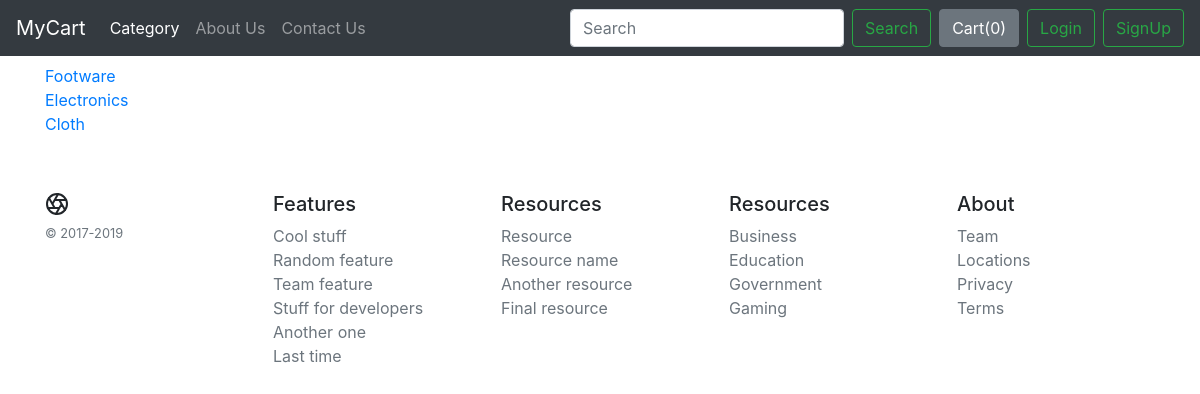
Screenshot of /shop/allcategory/ with the database file from the repository.
### shop/models.py (models this page shows, shortened)
class Product(models.Model):
    product_id = models.AutoField
    product_name = models.CharField(max_length=50)
    category = models.CharField(max_length=50, default="")
    subcategory = models.CharField(max_length=50, default="")
    price = models.IntegerField(default=0)
    desc = models.CharField(max_length=300)
    pub_date = models.DateField()
    image = models.ImageField(upload_to="shop/images", default="")

### shop/views.py (the view)
# urls.py: path('allcategory/', views.allCategory, name="AllCategory"),
def allCategory(request):
    allProds = []
    catprods = Product.objects.values('category', 'id')
    cats = {item['category'] for item in catprods}
    for cat in cats:
        prod = Product.objects.filter(category=cat)
        allProds.append(prod)
    context = {'allProds': allProds}
    return render(request, 'shop/allcategory.html', context)

### shop/templates/shop/allcategory.html (shortened to what this page needs)
{% extends 'shop/basic.html' %}
{% block body %}
<div class="container my-2">
{% for product in allProds %}
<a href="">{{product.0.category}}</a><br>
{% endfor %}
</div>
{% endblock %}

### rows the page displays
Product: category "Footware"
Product: category "Electronics"
Product: category "Cloth"
